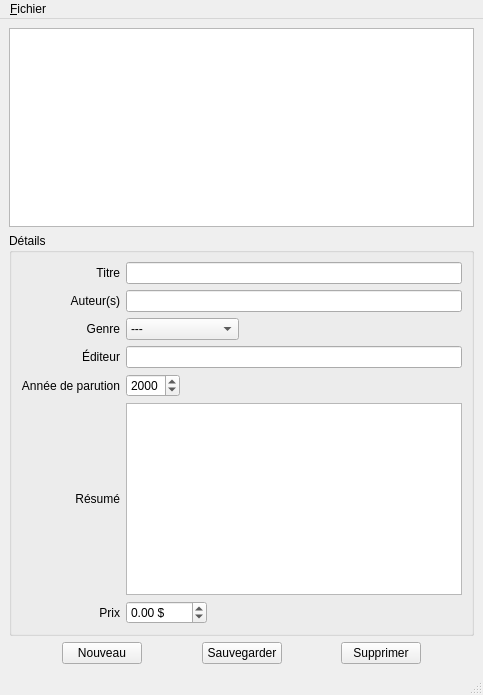
<?xml version="1.0" encoding="UTF-8"?>
<ui version="4.0">
 <class>MainWindowBiblio</class>
 <widget class="QMainWindow" name="MainWindowBiblio">
  <property name="geometry">
   <rect>
    <x>0</x>
    <y>0</y>
    <width>483</width>
    <height>695</height>
   </rect>
  </property>
  <property name="windowTitle">
   <string>MainWindow</string>
  </property>
  <widget class="QWidget" name="centralwidget">
   <layout class="QVBoxLayout" name="verticalLayout">
    <item>
     <widget class="QTreeView" name="treeView"/>
    </item>
    <item>
     <widget class="QGroupBox" name="groupBox">
      <property name="title">
       <string>Détails</string>
      </property>
      <layout class="QGridLayout" name="gridLayout">
       <item row="0" column="0">
        <widget class="QLabel" name="label">
         <property name="text">
          <string>Titre</string>
         </property>
         <property name="alignment">
          <set>Qt::AlignRight|Qt::AlignTrailing|Qt::AlignVCenter</set>
         </property>
        </widget>
       </item>
       <item row="0" column="1">
        <widget class="QLineEdit" name="lineEditTitre"/>
       </item>
       <item row="1" column="0">
        <widget class="QLabel" name="label_2">
         <property name="text">
          <string>Auteur(s)</string>
         </property>
         <property name="alignment">
          <set>Qt::AlignRight|Qt::AlignTrailing|Qt::AlignVCenter</set>
         </property>
        </widget>
       </item>
       <item row="1" column="1">
        <widget class="QLineEdit" name="lineEditAuteur"/>
       </item>
       <item row="2" column="0">
        <widget class="QLabel" name="label_3">
         <property name="text">
          <string>Genre</string>
         </property>
         <property name="alignment">
          <set>Qt::AlignRight|Qt::AlignTrailing|Qt::AlignVCenter</set>
         </property>
        </widget>
       </item>
       <item row="2" column="1">
        <layout class="QHBoxLayout" name="horizontalLayout">
         <item>
          <widget class="QComboBox" name="comboBox">
           <item>
            <property name="text">
             <string>---</string>
            </property>
           </item>
           <item>
            <property name="text">
             <string>Bibliographie</string>
            </property>
           </item>
           <item>
            <property name="text">
             <string>Fantastique</string>
            </property>
           </item>
           <item>
            <property name="text">
             <string>Historique</string>
            </property>
           </item>
           <item>
            <property name="text">
             <string>Policier</string>
            </property>
           </item>
           <item>
            <property name="text">
             <string>Science-Fiction</string>
            </property>
           </item>
          </widget>
         </item>
         <item>
          <spacer name="horizontalSpacer_5">
           <property name="orientation">
            <enum>Qt::Horizontal</enum>
           </property>
           <property name="sizeHint" stdset="0">
            <size>
             <width>40</width>
             <height>20</height>
            </size>
           </property>
          </spacer>
         </item>
        </layout>
       </item>
       <item row="3" column="0">
        <widget class="QLabel" name="label_4">
         <property name="text">
          <string>Éditeur</string>
         </property>
         <property name="alignment">
          <set>Qt::AlignRight|Qt::AlignTrailing|Qt::AlignVCenter</set>
         </property>
        </widget>
       </item>
       <item row="3" column="1">
        <widget class="QLineEdit" name="lineEditEditeur"/>
       </item>
       <item row="4" column="0">
        <widget class="QLabel" name="label_5">
         <property name="text">
          <string>Année de parution</string>
         </property>
         <property name="alignment">
          <set>Qt::AlignRight|Qt::AlignTrailing|Qt::AlignVCenter</set>
         </property>
        </widget>
       </item>
       <item row="4" column="1">
        <layout class="QHBoxLayout" name="horizontalLayout_2">
         <item>
          <widget class="QDateEdit" name="dateEdit">
           <property name="displayFormat">
            <string>yyyy</string>
           </property>
          </widget>
         </item>
         <item>
          <spacer name="horizontalSpacer_6">
           <property name="orientation">
            <enum>Qt::Horizontal</enum>
           </property>
           <property name="sizeHint" stdset="0">
            <size>
             <width>40</width>
             <height>20</height>
            </size>
           </property>
          </spacer>
         </item>
        </layout>
       </item>
       <item row="5" column="0">
        <widget class="QLabel" name="label_6">
         <property name="text">
          <string>Résumé</string>
         </property>
         <property name="alignment">
          <set>Qt::AlignRight|Qt::AlignTrailing|Qt::AlignVCenter</set>
         </property>
        </widget>
       </item>
       <item row="5" column="1">
        <widget class="QPlainTextEdit" name="plainTextEdit"/>
       </item>
       <item row="6" column="0">
        <widget class="QLabel" name="label_7">
         <property name="text">
          <string>Prix</string>
         </property>
         <property name="alignment">
          <set>Qt::AlignRight|Qt::AlignTrailing|Qt::AlignVCenter</set>
         </property>
        </widget>
       </item>
       <item row="6" column="1">
        <layout class="QHBoxLayout" name="horizontalLayout_3">
         <item>
          <widget class="QDoubleSpinBox" name="doubleSpinBox">
           <property name="suffix">
            <string> $</string>
           </property>
           <property name="minimum">
            <double>-0.010000000000000</double>
           </property>
           <property name="maximum">
            <double>9999.989999999999782</double>
           </property>
           <property name="value">
            <double>0.000000000000000</double>
           </property>
          </widget>
         </item>
         <item>
          <spacer name="horizontalSpacer_7">
           <property name="orientation">
            <enum>Qt::Horizontal</enum>
           </property>
           <property name="sizeHint" stdset="0">
            <size>
             <width>40</width>
             <height>20</height>
            </size>
           </property>
          </spacer>
         </item>
        </layout>
       </item>
      </layout>
     </widget>
    </item>
    <item>
     <layout class="QHBoxLayout" name="horizontalLayout_4">
      <item>
       <spacer name="horizontalSpacer">
        <property name="orientation">
         <enum>Qt::Horizontal</enum>
        </property>
        <property name="sizeHint" stdset="0">
         <size>
          <width>40</width>
          <height>20</height>
         </size>
        </property>
       </spacer>
      </item>
      <item>
       <widget class="QPushButton" name="pushButtonNouveau">
        <property name="text">
         <string>Nouveau</string>
        </property>
       </widget>
      </item>
      <item>
       <spacer name="horizontalSpacer_2">
        <property name="orientation">
         <enum>Qt::Horizontal</enum>
        </property>
        <property name="sizeHint" stdset="0">
         <size>
          <width>40</width>
          <height>20</height>
         </size>
        </property>
       </spacer>
      </item>
      <item>
       <widget class="QPushButton" name="pushButtonSauvegarder">
        <property name="text">
         <string>Sauvegarder</string>
        </property>
       </widget>
      </item>
      <item>
       <spacer name="horizontalSpacer_3">
        <property name="orientation">
         <enum>Qt::Horizontal</enum>
        </property>
        <property name="sizeHint" stdset="0">
         <size>
          <width>40</width>
          <height>20</height>
         </size>
        </property>
       </spacer>
      </item>
      <item>
       <widget class="QPushButton" name="pushButtonSupprimer">
        <property name="text">
         <string>Supprimer</string>
        </property>
       </widget>
      </item>
      <item>
       <spacer name="horizontalSpacer_4">
        <property name="orientation">
         <enum>Qt::Horizontal</enum>
        </property>
        <property name="sizeHint" stdset="0">
         <size>
          <width>40</width>
          <height>20</height>
         </size>
        </property>
       </spacer>
      </item>
     </layout>
    </item>
   </layout>
  </widget>
  <widget class="QMenuBar" name="menubar">
   <property name="geometry">
    <rect>
     <x>0</x>
     <y>0</y>
     <width>483</width>
     <height>22</height>
    </rect>
   </property>
   <widget class="QMenu" name="menuFichier">
    <property name="title">
     <string>&amp;Fichier</string>
    </property>
    <addaction name="actionOuvrir"/>
    <addaction name="actionEnregistrer"/>
    <addaction name="separator"/>
    <addaction name="actionQuitter"/>
    <addaction name="separator"/>
   </widget>
   <addaction name="menuFichier"/>
  </widget>
  <widget class="QStatusBar" name="statusbar"/>
  <action name="actionOuvrir">
   <property name="text">
    <string>&amp;Ouvrir</string>
   </property>
  </action>
  <action name="actionEnregistrer">
   <property name="text">
    <string>&amp;Enregistre</string>
   </property>
  </action>
  <action name="actionQuitter">
   <property name="text">
    <string>&amp;Quitter</string>
   </property>
  </action>
 </widget>
 <tabstops>
  <tabstop>comboBox</tabstop>
  <tabstop>lineEditAuteur</tabstop>
  <tabstop>treeView</tabstop>
  <tabstop>lineEditTitre</tabstop>
  <tabstop>lineEditEditeur</tabstop>
  <tabstop>dateEdit</tabstop>
  <tabstop>plainTextEdit</tabstop>
  <tabstop>doubleSpinBox</tabstop>
  <tabstop>pushButtonNouveau</tabstop>
  <tabstop>pushButtonSauvegarder</tabstop>
  <tabstop>pushButtonSupprimer</tabstop>
 </tabstops>
 <resources/>
 <connections>
  <connection>
   <sender>actionQuitter</sender>
   <signal>triggered()</signal>
   <receiver>MainWindowBiblio</receiver>
   <slot>close()</slot>
   <hints>
    <hint type="sourcelabel">
     <x>-1</x>
     <y>-1</y>
    </hint>
    <hint type="destinationlabel">
     <x>241</x>
     <y>347</y>
    </hint>
   </hints>
  </connection>
  <connection>
   <sender>actionOuvrir</sender>
   <signal>triggered()</signal>
   <receiver>actionOuvrir</receiver>
   <slot>hover()</slot>
   <hints>
    <hint type="sourcelabel">
     <x>-1</x>
     <y>-1</y>
    </hint>
    <hint type="destinationlabel">
     <x>241</x>
     <y>347</y>
    </hint>
   </hints>
  </connection>
 </connections>
</ui>
